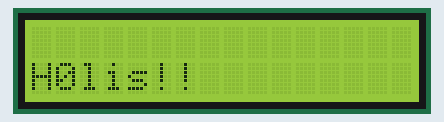
A sketch run on a simulated Arduino Uno, built with avr-gcc and run on an emulated ATmega328P. Shown: 16×2 character LCD.

Above: at 0.1 s.
At 5.1 s:
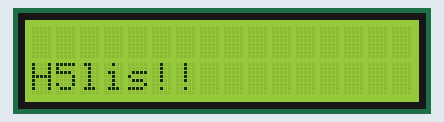
At 10.1 s:
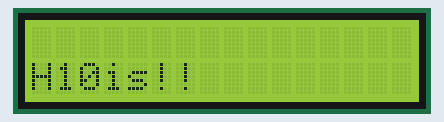
At 19.1 s:
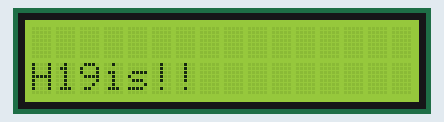
At 29.1 s:
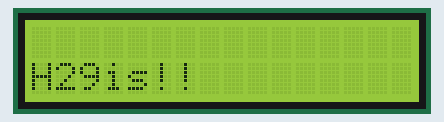
At 39.1 s:
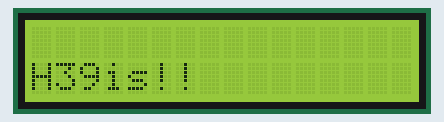

Measured:
- what the display in image 1 shows lasts 1.0 s, from 5.0 s to 6.0 s

The sketch:

13_LCD.ino
```cpp
#include <LiquidCrystal.h> // Incluyo la biblioteca a utilizar


const int rs = 12, en = 11, d4 = 5, d5 = 4, d6 = 3, d7 = 2; // declaro los pines que voy a utilizar

LiquidCrystal lcd(rs, en, d4, d5, d6, d7);

void setup()
{

  lcd.begin(16, 2); // Inicializco el LCD e indico las medidas en nuestro caso trabajaremos con un display de 16 * 2

}

void loop() {

  lcd.setCursor(0, 1);  // Posiciono el cursor, las coordenadas cartesianas X , Y
  lcd.print("Holis!!"); // Imprimo texto en el display
  lcd.setCursor(1, 1); // Posiciono nuevamente el cursor
  lcd.print(millis() / 1000); // Imprimo el tiempo que el Arduino estuvo energizado

}
```
